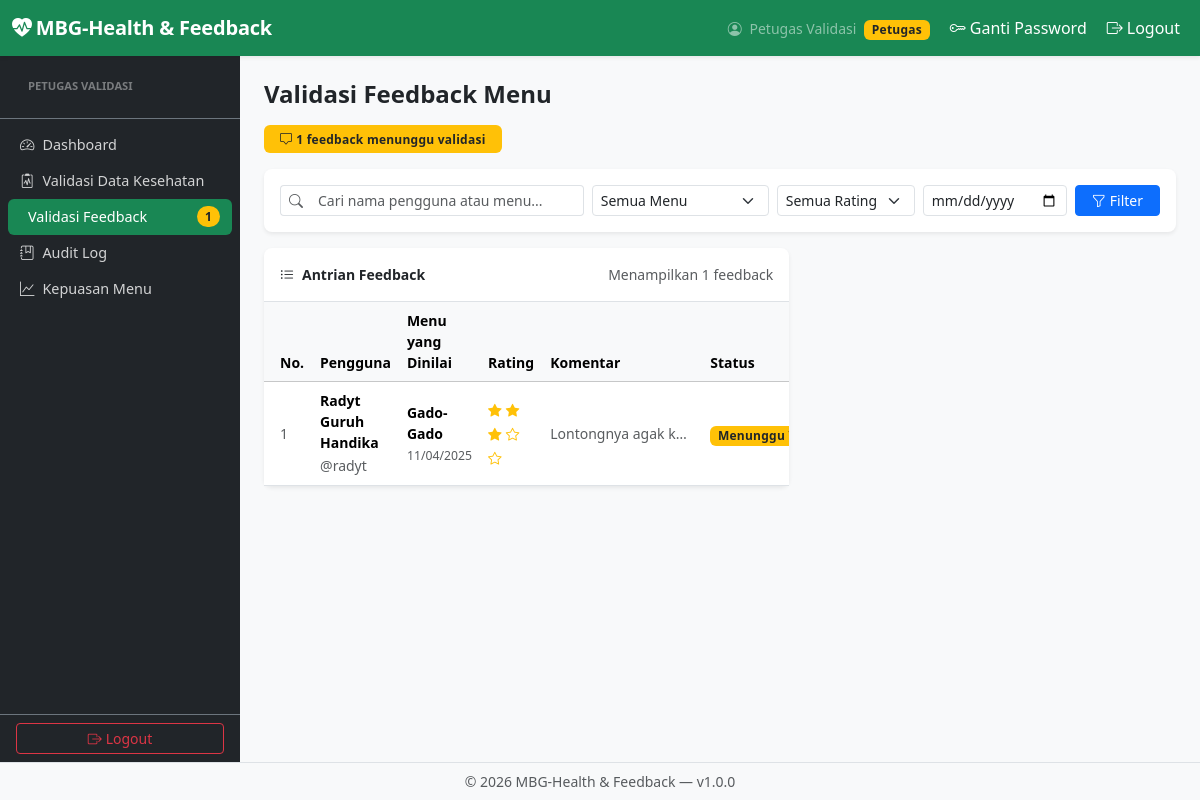
The page /petugas/validate_feedback.php (signed in) on the database its author committed.
### tables this page shows
CREATE TABLE IF NOT EXISTS `feedbacks` (
  `feedback_id` int NOT NULL AUTO_INCREMENT,
  `user_id` int NOT NULL,
  `menu_id` int NOT NULL,
  `rating` int NOT NULL,
  `comment` varchar(500) DEFAULT NULL,
  `validation_status` enum('pending','approved','revised','rejected') NOT NULL DEFAULT 'pending',
  `feedback_date` date NOT NULL,
  `created_at` timestamp NOT NULL DEFAULT CURRENT_TIMESTAMP,
  PRIMARY KEY (`feedback_id`),
  KEY `user_id` (`user_id`),
  KEY `menu_id` (`menu_id`),
  CONSTRAINT `feedbacks_ibfk_1` FOREIGN KEY (`user_id`) REFERENCES `users` (`user_id`) ON DELETE CASCADE ON UPDATE CASCADE,
  CONSTRAINT `feedbacks_ibfk_2` FOREIGN KEY (`menu_id`) REFERENCES `menus` (`menu_id`) ON DELETE CASCADE ON UPDATE CASCADE
);

CREATE TABLE IF NOT EXISTS `users` (
  `user_id` int NOT NULL AUTO_INCREMENT,
  `full_name` varchar(100) NOT NULL,
  `username` varchar(50) NOT NULL,
  `password_hash` varchar(255) NOT NULL,
  `role` enum('user','petugas','admin') NOT NULL DEFAULT 'user',
  `email` varchar(100) DEFAULT NULL,
  `is_active` tinyint(1) NOT NULL DEFAULT '1',
  `created_at` timestamp NOT NULL DEFAULT CURRENT_TIMESTAMP,
  `updated_at` timestamp NOT NULL DEFAULT CURRENT_TIMESTAMP ON UPDATE CURRENT_TIMESTAMP,
  PRIMARY KEY (`user_id`),
  UNIQUE KEY `username` (`username`),
  UNIQUE KEY `email` (`email`)
);

CREATE TABLE IF NOT EXISTS `menus` (
  `menu_id` int NOT NULL AUTO_INCREMENT,
  `menu_name` varchar(150) NOT NULL,
  `description` text,
  `menu_date` date NOT NULL,
  `is_active` tinyint(1) NOT NULL DEFAULT '1',
  `created_by` int NOT NULL,
  `created_at` timestamp NOT NULL DEFAULT CURRENT_TIMESTAMP,
  PRIMARY KEY (`menu_id`),
  KEY `created_by` (`created_by`),
  CONSTRAINT `menus_ibfk_1` FOREIGN KEY (`created_by`) REFERENCES `users` (`user_id`) ON DELETE CASCADE ON UPDATE CASCADE
);

### helpers/validation_helper.php (called while the page is built, shortened)
<?php
function escapeOutput(?string $value): string
{
    return htmlspecialchars((string)($value ?? ''), ENT_QUOTES, 'UTF-8');
}

### petugas/validate_feedback.php (the view, shortened to what this page needs)
<?php
require_once __DIR__ . '/../helpers/validation_helper.php';
$pdo         = getDBConnection();
$filterDate   = $_GET['date']        ?? '';
$filterSearch = trim($_GET['search'] ?? '');
$sql = "
    SELECT f.feedback_id, f.rating, f.comment, f.feedback_date, f.validation_status,
           u.user_id, u.full_name, u.username, u.created_at AS joined_at,
           m.menu_id, m.menu_name, m.menu_date
    FROM   feedbacks f
    JOIN   users u ON u.user_id = f.user_id
    JOIN   menus  m ON m.menu_id = f.menu_id
    WHERE  f.validation_status = 'pending'
";
$params = [];
$sql .= " ORDER BY f.created_at ASC";
$stmt = $pdo->prepare($sql);
$stmt->execute($params);
$feedbacks = $stmt->fetchAll();
$pendingCount = (int) $pdo->query(
    "SELECT COUNT(*) FROM feedbacks WHERE validation_status = 'pending'"
)->fetchColumn();
require_once __DIR__ . '/../includes/header.php';
require_once __DIR__ . '/../includes/sidebar_petugas.php';
?>
<div id="main-content">
    <div class="d-flex justify-content-between align-items-center mb-3">
        <div>
            <h4 class="mb-0 fw-bold">Validasi Feedback Menu</h4>
        </div>
    </div>
    <?php if ($pendingCount > 0): ?>
        <div class="mb-3">
            <span class="badge bg-warning text-dark px-3 py-2">
                <i class="bi bi-chat-square me-1"></i><?= $pendingCount ?> feedback menunggu validasi
            </span>
        </div>
    <?php endif; ?>
    <div class="card border-0 shadow-sm mb-3">
        <div class="card-body py-3">
            <form method="GET" action="" class="row g-2 align-items-end">
                <div class="col-sm">
                    <div class="input-group input-group-sm">
                        <span class="input-group-text bg-white border-end-0">
                            <i class="bi bi-search text-muted"></i>
                        </span>
                        <input type="text" name="search" class="form-control border-start-0"
                               placeholder="Cari nama pengguna atau menu..."
                               value="<?= escapeOutput($filterSearch) ?>">
                    </div>
                </div>
                <div class="col-sm-auto">
                    <select name="menu" class="form-select form-select-sm" style="min-width:140px">
                        <option value="">Semua Menu</option>
                    </select>
                </div>
                <div class="col-sm-auto">
                    <select name="rating" class="form-select form-select-sm">
                        <option value="">Semua Rating</option>
                    </select>
                </div>
                <div class="col-sm-auto">
                    <input type="date" name="date" class="form-control form-control-sm"
                           value="<?= escapeOutput($filterDate) ?>">
                </div>
                <div class="col-sm-auto">
                    <button type="submit" class="btn btn-primary btn-sm px-3">
                        <i class="bi bi-funnel me-1"></i>Filter
                    </button>
                </div>
            </form>
        </div>
    </div>
    <div class="row g-3">
        <div class="col-lg-7" id="fbTableCol">
            <div class="card border-0 shadow-sm">
                <div class="card-header bg-transparent border-bottom d-flex justify-content-between align-items-center py-3">
                    <span class="fw-semibold small">
                        <i class="bi bi-list-ul me-2"></i>Antrian Feedback
                    </span>
                    <small class="text-muted">Menampilkan <?= count($feedbacks) ?> feedback</small>
                </div>
                <?php if (empty($feedbacks)): ?>
                    <div class="card-body text-center py-5">
                        <i class="bi bi-chat-square-check fs-1 text-success mb-3 d-block"></i>
                        <h5 class="text-muted">Semua feedback sudah divalidasi!</h5>
                        <p class="text-muted small mb-0">Tidak ada antrian tersisa.</p>
                    </div>
                <?php else: ?>
                    <div class="table-responsive">
                        <table class="table table-hover align-middle mb-0">
                            <thead class="table-light">
                                <tr>
                                    <th class="ps-3">No.</th>
                                    <th>Pengguna</th>
                                    <th>Menu yang Dinilai</th>
                                    <th>Rating</th>
                                    <th>Komentar</th>
                                    <th>Status</th>
                                </tr>
                            </thead>
                            <tbody>
                                <?php foreach ($feedbacks as $i => $fb): ?>
                                    <tr class="fb-row"
                                        data-id="<?= $fb['feedback_id'] ?>"
                                        data-name="<?= escapeOutput($fb['full_name']) ?>"
                                        data-username="<?= escapeOutput($fb['username']) ?>"
                                        data-joined="<?= date('M Y', strtotime($fb['joined_at'])) ?>"
                                        data-menu="<?= escapeOutput($fb['menu_name']) ?>"
                                        data-menudate="<?= date('d M Y', strtotime($fb['menu_date'])) ?>"
                                        data-rating="<?= $fb['rating'] ?>"
                                        data-comment="<?= escapeOutput($fb['comment'] ?? '') ?>"
                                        style="cursor:pointer">
                                        <td class="ps-3 text-muted small"><?= $i + 1 ?></td>
                                        <td>
                                            <div class="fw-semibold small"><?= escapeOutput($fb['full_name']) ?></div>
                                            <small class="text-muted">@<?= escapeOutput($fb['username']) ?></small>
                                        </td>
                                        <td class="small">
                                            <div class="fw-semibold"><?= escapeOutput($fb['menu_name']) ?></div>
                                            <small class="text-muted">
                                                <?= date('d/m/Y', strtotime($fb['menu_date'])) ?>
                                            </small>
                                        </td>
                                        <td>
                                            <?php for ($s = 1; $s <= 5; $s++): ?>
                                                <i class="bi bi-star<?= $s <= $fb['rating'] ? '-fill' : '' ?> text-warning"
                                                   style="font-size:.85rem"></i>
                                            <?php endfor; ?>
                                        </td>
                                        <td class="small text-muted" style="max-width:160px;overflow:hidden;white-space:nowrap;text-overflow:ellipsis">
                                            <?= escapeOutput($fb['comment'] ?? '-') ?>
                                        </td>
                                        <td>
                                            <span class="badge bg-warning text-dark">Menunggu Validasi</span>
                                        </td>
                                    </tr>
                                <?php endforeach; ?>
                            </tbody>
                        </table>
                    </div>
                <?php endif; ?>
            </div>
        </div>
    </div>
</div>
<?php require_once __DIR__ . '/../includes/footer.php'; ?>

### assets/css/custom.css (style rules this page uses)
body { font-family: 'Segoe UI', system-ui, -apple-system, sans-serif; background-color: #f8f9fa; }
.card { border-radius: .5rem; }
.table th { font-weight: 600; font-size: .875rem; }
.badge { font-size: .75rem; letter-spacing: .02em; }

### includes/header.php (style rules this page uses)
body { display: flex; flex-direction: column; min-height: 100vh; }
#main-content { flex: 1; padding: 1.5rem; background-color: #f8f9fa; overflow-y: auto; }

### rows shown on the page
feedbacks: user.full_name "Radyt Guruh Handika", user.username "radyt", menu.menu_name "Gado-Gado", menu.menu_date "11/04/2025", rating 3 (drawn), comment "Lontongnya agak k…"

### other values the page prints
escapeOutput(APP_NAME) "MBG-Health & Feedback"
escapeOutput($currentName ?? $currentUname) "Petugas Validasi"
$badge['label'] "Petugas"
$_sbPendingFeedback "1"
$pendingCount "1"
count($feedbacks) "1"
escapeOutput(APP_VERSION) "1.0.0"
